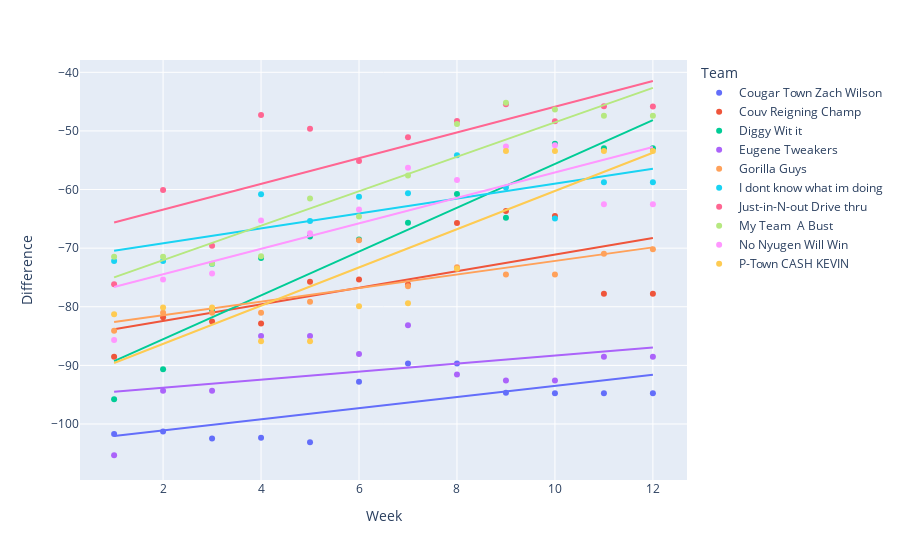

Notebook code cell kept with this figure:
### Code cell
import plotly.io as pio
pio.renderers
plot = px.scatter(test_df, x = 'Week', y = 'Difference', color = 'Team', trendline = 'ols')
plot.show()

### Figure 1 — Plotly figure (JSON) as saved in the notebook; plotly's stock layout.template omitted (floating-point values rounded to 4 significant figures)
{"data": [{"hovertemplate": "Team=Cougar Town Zach Wilson<br>Week=%{x}<br>Difference=%{y}<extra></extra>", "legendgroup": "Cougar Town Zach Wilson", "marker": {"color": "#636efa", "symbol": "circle"}, "mode": "markers", "name": "Cougar Town Zach Wilson", "orientation": "v", "showlegend": true, "type": "scatter", "x": [1, 2, 3, 4, 5, 6, 7, 8, 9, 10, 11, 12], "xaxis": "x", "y": [-101.7, -101.3, -102.5, -102.4, -103.1, -92.81, -89.67, -89.67, -94.68, -94.74, -94.74, -94.74], "yaxis": "y"}, {"hovertemplate": "<b>OLS trendline</b><br>Difference = 0.948565 * Week + -102.995<br>R<sup>2</sup>=0.456985<br><br>Team=Cougar Town Zach Wilson<br>Week=%{x}<br>Difference=%{y} <b>(trend)</b><extra></extra>", "legendgroup": "Cougar Town Zach Wilson", "marker": {"color": "#636efa", "symbol": "circle"}, "mode": "lines", "name": "Cougar Town Zach Wilson", "showlegend": false, "type": "scatter", "x": [1, 2, 3, 4, 5, 6, 7, 8, 9, 10, 11, 12], "xaxis": "x", "y": [-102.0, -101.1, -100.1, -99.2, -98.25, -97.3, -96.36, -95.41, -94.46, -93.51, -92.56, -91.61], "yaxis": "y"}, {"hovertemplate": "Team=Couv Reigning Champ<br>Week=%{x}<br>Difference=%{y}<extra></extra>", "legendgroup": "Couv Reigning Champ", "marker": {"color": "#EF553B", "symbol": "circle"}, "mode": "markers", "name": "Couv Reigning Champ", "orientation": "v", "showlegend": true, "type": "scatter", "x": [1, 2, 3, 4, 5, 6, 7, 8, 9, 10, 11, 12], "xaxis": "x", "y": [-88.51, -81.78, -82.5, -82.86, -75.73, -75.35, -76.2, -65.72, -63.68, -64.5, -77.8, -77.8], "yaxis": "y"}, {"hovertemplate": "<b>OLS trendline</b><br>Difference = 1.41521 * Week + -85.2337<br>R<sup>2</sup>=0.423694<br><br>Team=Couv Reigning Champ<br>Week=%{x}<br>Difference=%{y} <b>(trend)</b><extra></extra>", "legendgroup": "Couv Reigning Champ", "marker": {"color": "#EF553B", "symbol": "circle"}, "mode": "lines", "name": "Couv Reigning Champ", "showlegend": false, "type": "scatter", "x": [1, 2, 3, 4, 5, 6, 7, 8, 9, 10, 11, 12], "xaxis": "x", "y": [-83.82, -82.4, -80.99, -79.57, -78.16, -76.74, -75.33, -73.91, -72.5, -71.08, -69.67, -68.25], "yaxis": "y"}, {"hovertemplate": "Team=Diggy Wit it<br>Week=%{x}<br>Difference=%{y}<extra></extra>", "legendgroup": "Diggy Wit it", "marker": {"color": "#00cc96", "symbol": "circle"}, "mode": "markers", "name": "Diggy Wit it", "orientation": "v", "showlegend": true, "type": "scatter", "x": [1, 2, 3, 4, 5, 6, 7, 8, 9, 10, 11, 12], "xaxis": "x", "y": [-95.77, -90.67, -80.66, -71.69, -68.0, -68.53, -65.68, -60.76, -64.81, -52.19, -52.94, -52.94], "yaxis": "y"}, {"hovertemplate": "<b>OLS trendline</b><br>Difference = 3.73732 * Week + -93.0127<br>R<sup>2</sup>=0.897984<br><br>Team=Diggy Wit it<br>Week=%{x}<br>Difference=%{y} <b>(trend)</b><extra></extra>", "legendgroup": "Diggy Wit it", "marker": {"color": "#00cc96", "symbol": "circle"}, "mode": "lines", "name": "Diggy Wit it", "showlegend": false, "type": "scatter", "x": [1, 2, 3, 4, 5, 6, 7, 8, 9, 10, 11, 12], "xaxis": "x", "y": [-89.28, -85.54, -81.8, -78.06, -74.33, -70.59, -66.85, -63.11, -59.38, -55.64, -51.9, -48.16], "yaxis": "y"}, {"hovertemplate": "Team=Eugene Tweakers<br>Week=%{x}<br>Difference=%{y}<extra></extra>", "legendgroup": "Eugene Tweakers", "marker": {"color": "#ab63fa", "symbol": "circle"}, "mode": "markers", "name": "Eugene Tweakers", "orientation": "v", "showlegend": true, "type": "scatter", "x": [1, 2, 3, 4, 5, 6, 7, 8, 9, 10, 11, 12], "xaxis": "x", "y": [-105.3, -94.31, -94.31, -84.99, -84.99, -88.05, -83.14, -91.54, -92.56, -92.56, -88.53, -88.53], "yaxis": "y"}, {"hovertemplate": "<b>OLS trendline</b><br>Difference = 0.686898 * Week + -95.2027<br>R<sup>2</sup>=0.174552<br><br>Team=Eugene Tweakers<br>Week=%{x}<br>Difference=%{y} <b>(trend)</b><extra></extra>", "legendgroup": "Eugene Tweakers", "marker": {"color": "#ab63fa", "symbol": "circle"}, "mode": "lines", "name": "Eugene Tweakers", "showlegend": false, "type": "scatter", "x": [1, 2, 3, 4, 5, 6, 7, 8, 9, 10, 11, 12], "xaxis": "x", "y": [-94.52, -93.83, -93.14, -92.46, -91.77, -91.08, -90.39, -89.71, -89.02, -88.33, -87.65, -86.96], "yaxis": "y"}, {"hovertemplate": "Team=Gorilla Guys<br>Week=%{x}<br>Difference=%{y}<extra></extra>", "legendgroup": "Gorilla Guys", "marker": {"color": "#FFA15A", "symbol": "circle"}, "mode": "markers", "name": "Gorilla Guys", "orientation": "v", "showlegend": true, "type": "scatter", "x": [1, 2, 3, 4, 5, 6, 7, 8, 9, 10, 11, 12], "xaxis": "x", "y": [-84.08, -81.03, -81.03, -81.03, -79.12, -68.66, -76.49, -73.28, -74.51, -74.51, -70.97, -70.18], "yaxis": "y"}, {"hovertemplate": "<b>OLS trendline</b><br>Difference = 1.15871 * Week + -83.7724<br>R<sup>2</sup>=0.697048<br><br>Team=Gorilla Guys<br>Week=%{x}<br>Difference=%{y} <b>(trend)</b><extra></extra>", "legendgroup": "Gorilla Guys", "marker": {"color": "#FFA15A", "symbol": "circle"}, "mode": "lines", "name": "Gorilla Guys", "showlegend": false, "type": "scatter", "x": [1, 2, 3, 4, 5, 6, 7, 8, 9, 10, 11, 12], "xaxis": "x", "y": [-82.61, -81.45, -80.3, -79.14, -77.98, -76.82, -75.66, -74.5, -73.34, -72.19, -71.03, -69.87], "yaxis": "y"}, {"hovertemplate": "Team=I dont know what im doing<br>Week=%{x}<br>Difference=%{y}<extra></extra>", "legendgroup": "I dont know what im doing", "marker": {"color": "#19d3f3", "symbol": "circle"}, "mode": "markers", "name": "I dont know what im doing", "orientation": "v", "showlegend": true, "type": "scatter", "x": [1, 2, 3, 4, 5, 6, 7, 8, 9, 10, 11, 12], "xaxis": "x", "y": [-72.21, -72.21, -72.72, -60.8, -65.38, -61.22, -60.63, -54.14, -59.67, -64.93, -58.76, -58.76], "yaxis": "y"}, {"hovertemplate": "<b>OLS trendline</b><br>Difference = 1.27113 * Week + -71.7162<br>R<sup>2</sup>=0.563204<br><br>Team=I dont know what im doing<br>Week=%{x}<br>Difference=%{y} <b>(trend)</b><extra></extra>", "legendgroup": "I dont know what im doing", "marker": {"color": "#19d3f3", "symbol": "circle"}, "mode": "lines", "name": "I dont know what im doing", "showlegend": false, "type": "scatter", "x": [1, 2, 3, 4, 5, 6, 7, 8, 9, 10, 11, 12], "xaxis": "x", "y": [-70.45, -69.17, -67.9, -66.63, -65.36, -64.09, -62.82, -61.55, -60.28, -59.0, -57.73, -56.46], "yaxis": "y"}, {"hovertemplate": "Team=Just-in-N-out Drive thru<br>Week=%{x}<br>Difference=%{y}<extra></extra>", "legendgroup": "Just-in-N-out Drive thru", "marker": {"color": "#FF6692", "symbol": "circle"}, "mode": "markers", "name": "Just-in-N-out Drive thru", "orientation": "v", "showlegend": true, "type": "scatter", "x": [1, 2, 3, 4, 5, 6, 7, 8, 9, 10, 11, 12], "xaxis": "x", "y": [-76.16, -60.1, -69.58, -47.3, -49.61, -55.12, -51.1, -48.3, -45.45, -48.34, -45.8, -45.85], "yaxis": "y"}, {"hovertemplate": "<b>OLS trendline</b><br>Difference = 2.19565 * Week + -67.8327<br>R<sup>2</sup>=0.618962<br><br>Team=Just-in-N-out Drive thru<br>Week=%{x}<br>Difference=%{y} <b>(trend)</b><extra></extra>", "legendgroup": "Just-in-N-out Drive thru", "marker": {"color": "#FF6692", "symbol": "circle"}, "mode": "lines", "name": "Just-in-N-out Drive thru", "showlegend": false, "type": "scatter", "x": [1, 2, 3, 4, 5, 6, 7, 8, 9, 10, 11, 12], "xaxis": "x", "y": [-65.64, -63.44, -61.25, -59.05, -56.85, -54.66, -52.46, -50.27, -48.07, -45.88, -43.68, -41.48], "yaxis": "y"}, {"hovertemplate": "Team=My Team  A Bust<br>Week=%{x}<br>Difference=%{y}<extra></extra>", "legendgroup": "My Team  A Bust", "marker": {"color": "#B6E880", "symbol": "circle"}, "mode": "markers", "name": "My Team  A Bust", "orientation": "v", "showlegend": true, "type": "scatter", "x": [1, 2, 3, 4, 5, 6, 7, 8, 9, 10, 11, 12], "xaxis": "x", "y": [-71.45, -71.45, -72.65, -71.39, -61.53, -64.6, -57.61, -48.83, -45.21, -46.34, -47.43, -47.43], "yaxis": "y"}, {"hovertemplate": "<b>OLS trendline</b><br>Difference = 2.93876 * Week + -77.9274<br>R<sup>2</sup>=0.875563<br><br>Team=My Team  A Bust<br>Week=%{x}<br>Difference=%{y} <b>(trend)</b><extra></extra>", "legendgroup": "My Team  A Bust", "marker": {"color": "#B6E880", "symbol": "circle"}, "mode": "lines", "name": "My Team  A Bust", "showlegend": false, "type": "scatter", "x": [1, 2, 3, 4, 5, 6, 7, 8, 9, 10, 11, 12], "xaxis": "x", "y": [-74.99, -72.05, -69.11, -66.17, -63.23, -60.29, -57.36, -54.42, -51.48, -48.54, -45.6, -42.66], "yaxis": "y"}, {"hovertemplate": "Team=No Nyugen Will Win<br>Week=%{x}<br>Difference=%{y}<extra></extra>", "legendgroup": "No Nyugen Will Win", "marker": {"color": "#FF97FF", "symbol": "circle"}, "mode": "markers", "name": "No Nyugen Will Win", "orientation": "v", "showlegend": true, "type": "scatter", "x": [1, 2, 3, 4, 5, 6, 7, 8, 9, 10, 11, 12], "xaxis": "x", "y": [-85.68, -75.36, -74.32, -65.28, -67.46, -63.41, -56.28, -58.36, -52.67, -52.45, -62.51, -62.51], "yaxis": "y"}, {"hovertemplate": "<b>OLS trendline</b><br>Difference = 2.17199 * Week + -78.8084<br>R<sup>2</sup>=0.629500<br><br>Team=No Nyugen Will Win<br>Week=%{x}<br>Difference=%{y} <b>(trend)</b><extra></extra>", "legendgroup": "No Nyugen Will Win", "marker": {"color": "#FF97FF", "symbol": "circle"}, "mode": "lines", "name": "No Nyugen Will Win", "showlegend": false, "type": "scatter", "x": [1, 2, 3, 4, 5, 6, 7, 8, 9, 10, 11, 12], "xaxis": "x", "y": [-76.64, -74.46, -72.29, -70.12, -67.95, -65.78, -63.6, -61.43, -59.26, -57.09, -54.92, -52.74], "yaxis": "y"}, {"hovertemplate": "Team=P-Town CASH KEVIN<br>Week=%{x}<br>Difference=%{y}<extra></extra>", "legendgroup": "P-Town CASH KEVIN", "marker": {"color": "#FECB52", "symbol": "circle"}, "mode": "markers", "name": "P-Town CASH KEVIN", "orientation": "v", "showlegend": true, "type": "scatter", "x": [1, 2, 3, 4, 5, 6, 7, 8, 9, 10, 11, 12], "xaxis": "x", "y": [-81.26, -80.11, -80.11, -85.89, -85.89, -79.92, -79.41, -73.53, -53.45, -53.45, -53.45, -53.45], "yaxis": "y"}, {"hovertemplate": "<b>OLS trendline</b><br>Difference = 3.26028 * Week + -92.8511<br>R<sup>2</sup>=0.724125<br><br>Team=P-Town CASH KEVIN<br>Week=%{x}<br>Difference=%{y} <b>(trend)</b><extra></extra>", "legendgroup": "P-Town CASH KEVIN", "marker": {"color": "#FECB52", "symbol": "circle"}, "mode": "lines", "name": "P-Town CASH KEVIN", "showlegend": false, "type": "scatter", "x": [1, 2, 3, 4, 5, 6, 7, 8, 9, 10, 11, 12], "xaxis": "x", "y": [-89.59, -86.33, -83.07, -79.81, -76.55, -73.29, -70.03, -66.77, -63.51, -60.25, -56.99, -53.73], "yaxis": "y"}], "layout": {"legend": {"title": {"text": "Team"}, "tracegroupgap": 0}, "margin": {"t": 60}, "xaxis": {"anchor": "y", "domain": [0, 1], "title": {"text": "Week"}}, "yaxis": {"anchor": "x", "domain": [0, 1], "title": {"text": "Difference"}}}}
